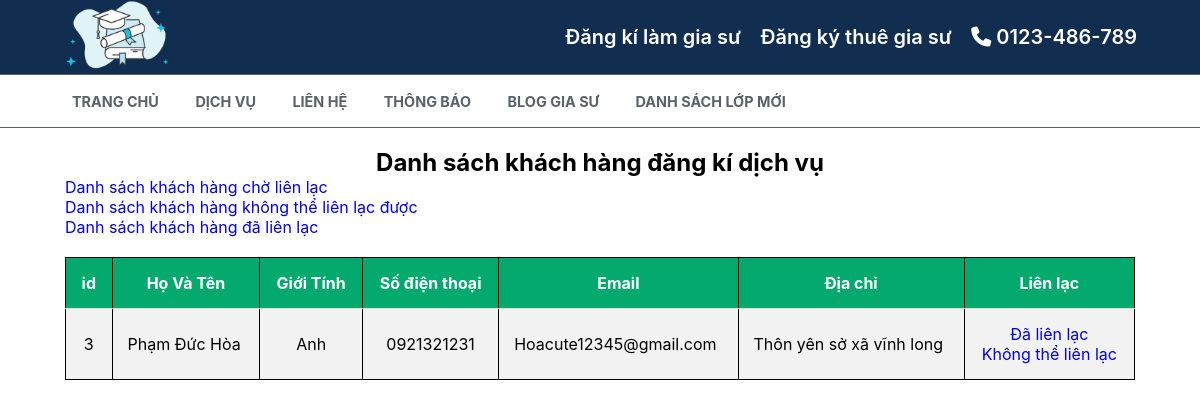
/admin/client/0, run on an earlier commit of the app's database.
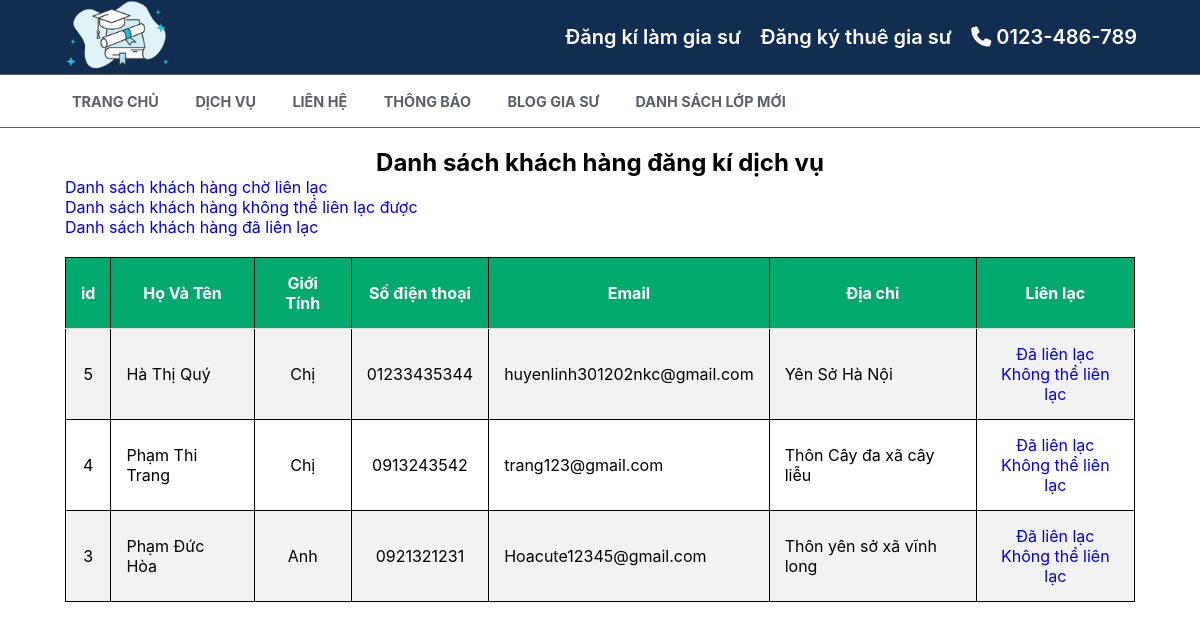
And on a later commit of the database.
### tables this page shows
CREATE TABLE `client` (
  `id` int(11) NOT NULL,
  `name` varchar(35) NOT NULL,
  `gender` tinyint(4) NOT NULL,
  `email` varchar(150) NOT NULL,
  `phone` varchar(15) NOT NULL,
  `address` varchar(250) NOT NULL,
  `type` tinyint(4) NOT NULL DEFAULT 1
);

### src/core/Controllers.php (called while the page is built, shortened)
<?php
    class Controllers{
        protected function view($template,$view,$name_page,$data=[]){
            $actual_link = $this->getUrl();
            require_once "./src/views/template/". $template .".php";
        }
        protected function getUrl(){
            if ("$_SERVER[HTTP_HOST]" == "localhost"){
                return "/web_gia_su";
            }
            return "http://$_SERVER[HTTP_HOST]";
        }
    }
?>

### src/controllers/admin.php (called while the page is built, shortened)
<?php
class admin extends Controllers{
    public function client($data = []){
        $type = "1";
        if (isset($data[0])){
            $type = $data[0];
        }
        $clients = $this->model("clientModels");
        $clients = $clients->selectValues($type);
        $this->view("user","user/viewClient","Xem khách hàng",[$clients]);
    }
}

### src/core/App.php (called while the page is built, shortened)
<?php
class App{
    private $url = [];
    private $controller = "home";
    private $action = "read";
    function __construct() {
        $this->route = $this->url?array_values($this->url):[];
        call_user_func([$this->controller, $this->action], $this->route);
    }
    public function ConvertUrl(){
        if(isset($_GET['url'])){
            $this->url = explode("/", trim($_GET['url']));
        }
    }
    public function getController(){
        if (isset($this->url[0])){
            if (file_exists("./src/controllers/". strtolower($this->url[0]) .".php")){
                $this->controller = strtolower($this->url[0]);
            }else{
                $this->controller = "home";
            }
        }
        $this->controller = new $this->controller;
    }
    public function getAction(){
        if (isset($this->url[1])){
            if (method_exists($this->controller, strtolower($this->url[1]))){
                $this->action = strtolower($this->url[1]);
            }else{
                $this->action = "errors";
            }
        }
    }
}
?>

### index.php (called while the page is built, shortened)
<?php
    $app = new App();
?>

### src/core/ConnectDB.php (called while the page is built, shortened)
<?php
    class ConnectDB{
        private $hostname = 'db4';
        private $user = 'root';
        private $password = 'mypassword';
        private $nameDB = 'testdb';
        function __construct(){
            $this->connection = mysqli_connect("$this->hostname","$this->user","$this->password","$this->nameDB");
        }
    }
?>

### src/models/clientModels.php (called while the page is built, shortened)
<?php
class clientModels extends ConnectDB{
    function selectValues($type){
        $sql = "SELECT * FROM `client` WHERE `type`='$type' ORDER BY `id` DESC";
        $subJect = mysqli_query($this->connection,$sql);
        return $subJect;
    }
}

### src/views/content/user/viewClient.php (the view, shortened to what this page needs)
<link rel="stylesheet" href="<?php echo $actual_link ?>/public/css/detail_blog.css">
<section class="container-main">
    <br>
    <h2 style="text-align: center">
        Danh sách khách hàng đăng kí dịch vụ
    </h2>
<table>
  <a href="<?php echo $actual_link ?>/admin/client" style="margin-left: 50px;">Danh sách khách hàng chờ liên lạc</a>
  <br>
  <a href="<?php echo $actual_link ?>/admin/client/0" style="margin-left: 50px;">Danh sách khách hàng không thể liên lạc được</a>
  <br>
  <a href="<?php echo $actual_link ?>/admin/client/2" style="margin-left: 50px;">Danh sách khách hàng đã liên lạc</a>
  <tr>
    <th style="text-align: center">id</th>
    <th style="text-align: center">Họ Và Tên</th>
    <th style="text-align: center">Giới Tính</th>
    <th style="text-align: center">Số điện thoại</th>
    <th style="text-align: center">Email</th>
    <th style="text-align: center">Địa chỉ</th>
    <th style="text-align: center">Liên lạc</th>
  </tr>
  <?php foreach ($data[0] as $client) { ?>
    <tr>
        <td style="text-align: center">
            <?= $client['id'] ?>
        </td>
        <td>
            <?= $client['name'] ?>
        </td>
        <td style="text-align: center">
            <?php if ($client['gender'] == 0){
                echo "Chị";
            }else{
                echo "Anh";
            }
            ?>
        </td>
        <td style="text-align: center">
            <?= $client['phone'] ?>
        </td>
        <td>
            <?= $client['email'] ?>
        </td>
        <td>
            <?= $client['address'] ?>
        </td>
        <td style="text-align: center">
            <a href="<?php echo $actual_link ?>/admin/set_client/<?= $client['id']?>/2">
                Đã liên lạc
            </a>
            <br>
            <a href="<?php echo $actual_link ?>/admin/set_client/<?= $client['id']?>/0">
                Không thể liên lạc
            </a>
        </td>
    </tr>
  <?php } ?>
</table>
</section>

What changed in the data, as far as the page shows it:
added client: id "5", name "Hà Thị Quý", gender "Chị", phone "01233435344", email "huyenlinh301202nkc@gmail.com", address "Yên Sở Hà Nội"
now on this page (row edited): client: id "4", name "Phạm Thi Trang", gender "Chị", phone "0913243542", email "trang123@gmail.com", address "Thôn Cây đa xã cây liễu"
